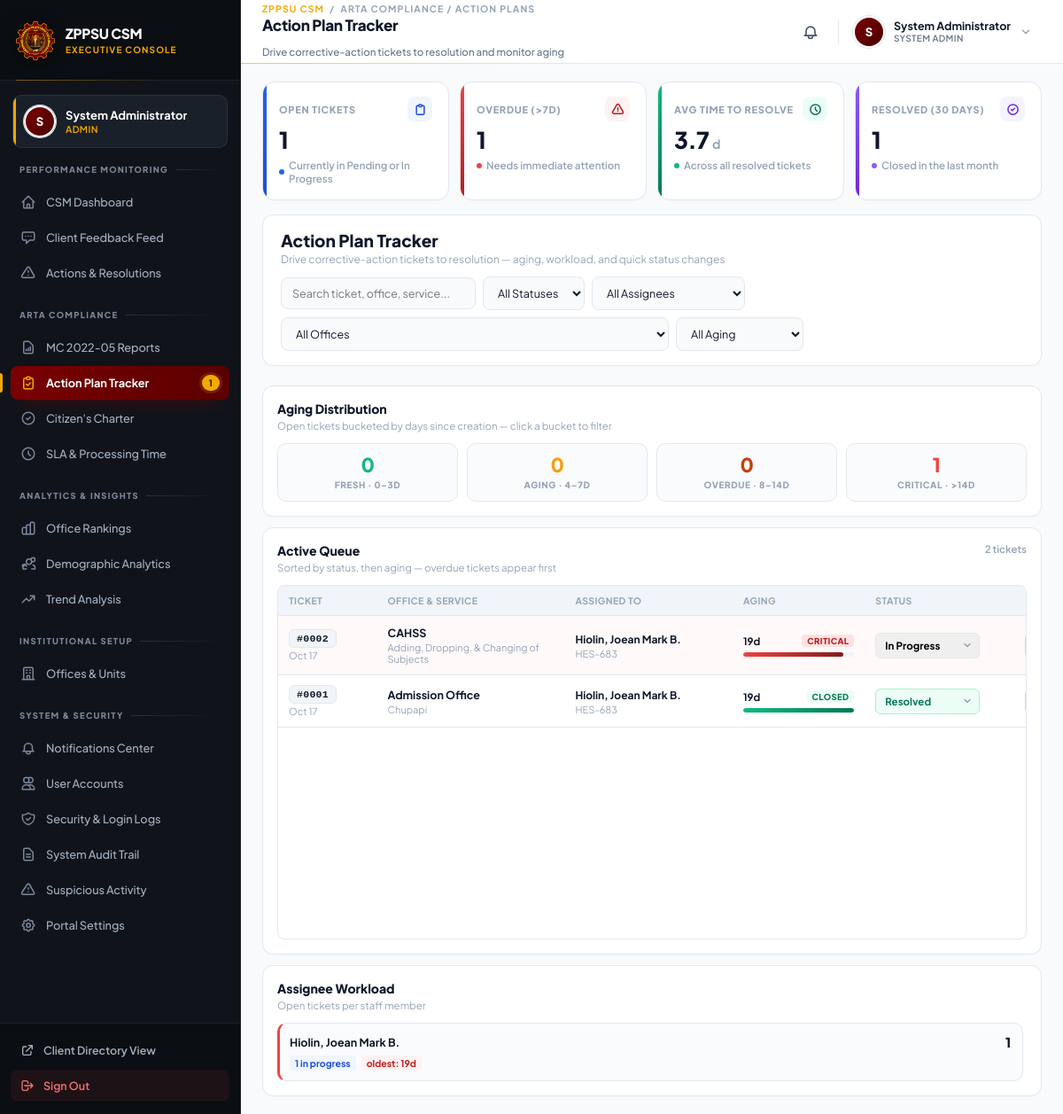
/admin_action_plans.php (signed in), run on the app's committed database.
### tables this page shows
CREATE TABLE `action_plans` (
  `id` int(11) NOT NULL,
  `feedback_id` int(11) NOT NULL COMMENT 'The specific low-rating feedback this addresses',
  `office_id` int(11) NOT NULL,
  `assigned_staff_id` varchar(50) DEFAULT NULL,
  `root_cause_analysis` text NOT NULL,
  `action_taken` text NOT NULL,
  `status` varchar(20) NOT NULL DEFAULT 'Pending',
  `created_at` timestamp NOT NULL DEFAULT current_timestamp(),
  `resolved_at` timestamp NULL DEFAULT NULL,
  `priority` varchar(20) DEFAULT 'Medium',
  `due_date` date DEFAULT NULL,
  `acknowledged_at` timestamp NULL DEFAULT NULL,
  `verified_at` timestamp NULL DEFAULT NULL,
  `verified_by` varchar(50) DEFAULT NULL,
  `resolution_notes` text DEFAULT NULL,
  `updated_at` timestamp NULL DEFAULT current_timestamp() ON UPDATE current_timestamp()
);

CREATE TABLE `offices` (
  `id` int(11) NOT NULL,
  `college_id` int(11) DEFAULT NULL,
  `office_name` varchar(255) NOT NULL,
  `office_description` text DEFAULT NULL,
  `office_type` enum('Academic','Administrative') NOT NULL,
  `created_at` timestamp NOT NULL DEFAULT current_timestamp()
);

CREATE TABLE `arta_feedback` (
  `feedback_id` int(11) NOT NULL,
  `user_id` varchar(50) DEFAULT NULL,
  `office_id` int(11) NOT NULL,
  `service_accessed` varchar(255) NOT NULL COMMENT 'Specific service requested (e.g., Enrollment, COR)',
  `transaction_date` date NOT NULL,
  `service_start_date` date DEFAULT NULL,
  `client_type` enum('Citizen','Business','Government') NOT NULL DEFAULT 'Citizen',
  `age_group` varchar(20) NOT NULL,
  `sex` enum('Male','Female','Prefer not to say') NOT NULL,
  `region` varchar(100) NOT NULL DEFAULT 'Region IX',
  `cc1` tinyint(1) NOT NULL COMMENT '1: Knows CC, 2: Knows CC but didn''t see, 3: Learned CC only now, 4: Doesn''t know CC',
  `cc2` tinyint(1) NOT NULL COMMENT '1: Easy to see, 2: Somewhat easy, 3: Difficult to see, 4: Not visible, 5: N/A',
  `cc3` tinyint(1) NOT NULL COMMENT '1: Helped very much, 2: Somewhat helped, 3: Did not help, 4: N/A',
  `sqd1_responsiveness` tinyint(1) NOT NULL DEFAULT 0,
  `sqd2_reliability` tinyint(1) NOT NULL DEFAULT 0,
  `sqd3_access_facilities` tinyint(1) NOT NULL DEFAULT 0,
  `sqd4_communication` tinyint(1) NOT NULL DEFAULT 0,
  `sqd5_costs` tinyint(1) NOT NULL DEFAULT 0,
  `sqd6_integrity` tinyint(1) NOT NULL DEFAULT 0,
  `sqd7_assurance` tinyint(1) NOT NULL DEFAULT 0,
  `sqd8_outcome` tinyint(1) NOT NULL DEFAULT 0,
  `comments_recommendations` text DEFAULT NULL,
  `is_archived` tinyint(1) DEFAULT 0 COMMENT 'Replaces the history table',
  `submission_timestamp` timestamp NOT NULL DEFAULT current_timestamp()
);

CREATE TABLE `users` (
  `user_id` varchar(50) NOT NULL COMMENT 'Can be Student Number, Employee ID, or Guest Token',
  `full_name` varchar(255) NOT NULL,
  `email` varchar(255) NOT NULL,
  `password` varchar(255) NOT NULL,
  `internal_user_type` enum('student','zppsu_employee','external_client','admin') NOT NULL DEFAULT 'student',
  `office_id` int(11) DEFAULT NULL,
  `client_type` enum('Citizen','Business','Government') NOT NULL DEFAULT 'Citizen',
  `age_group` varchar(20) DEFAULT NULL,
  `sex` enum('Male','Female','Prefer not to say') DEFAULT NULL,
  `region` varchar(100) DEFAULT 'Region IX',
  `created_at` timestamp NOT NULL DEFAULT current_timestamp()
);

### admin_action_plans.php (the view, shortened to what the rows shown need)
<?php
require_once 'db_connection.php';
function aging_bucket(int $d): string {
    return 'critical';
}
function aging_label(string $b): string {
    return match ($b) {
        'fresh'    => 'Fresh',
        'aging'    => 'Aging',
        'overdue'  => 'Overdue',
        'critical' => 'Critical',
        default    => 'Unknown',
    };
}
$where = ["1=1"];
$WHERE_SQL = implode(' AND ', $where);
$plans = [];
$plan_res = $conn->query("
    SELECT
        ap.id, ap.feedback_id, ap.office_id, ap.assigned_staff_id,
        ap.root_cause_analysis, ap.action_taken, ap.status,
        ap.created_at, ap.resolved_at,
        f.service_accessed, f.client_type, f.submission_timestamp,
        o.office_name, o.office_type,
        u.full_name AS staff_name,
        u.internal_user_type AS staff_role,
        DATEDIFF(NOW(), ap.created_at) AS age_days,
        CASE WHEN ap.status = 'Resolved' AND ap.resolved_at IS NOT NULL
             THEN TIMESTAMPDIFF(HOUR, ap.created_at, ap.resolved_at) END AS hours_to_resolve
    FROM action_plans ap
    LEFT JOIN arta_feedback f ON ap.feedback_id = f.feedback_id
    LEFT JOIN offices o       ON ap.office_id   = o.id
    LEFT JOIN users u         ON ap.assigned_staff_id = u.user_id
    WHERE $WHERE_SQL
    ORDER BY
        CASE
            WHEN ap.status = 'Resolved' THEN 3
            WHEN ap.status = 'In Progress' THEN 2
            ELSE 1
        END,
        CASE WHEN ap.status != 'Resolved' THEN 0 ELSE 1 END,
        DATEDIFF(NOW(), ap.created_at) DESC,
        ap.created_at DESC
    LIMIT 400
");
if ($plan_res instanceof mysqli_result) {
    while ($r = $plan_res->fetch_assoc()) $plans[] = $r;
}
?>
<!DOCTYPE html>
<html lang="en">
<head>
</head>
<body>
    <?php
    $sidebar_path = __DIR__ . '/admin_sidebar.php';
    if (file_exists($sidebar_path)) require_once $sidebar_path;
    $header_path = __DIR__ . '/admin_header.php';
    if (file_exists($header_path)) require_once $header_path;
    ?>
    <div class="admin-main-wrap">
        <main class="admin-container">
            <div class="fixed-header-deck">
                <section class="toolbar">
                    <div class="toolbar-title">
                        <h2>Action Plan Tracker</h2>
                    </div>
                </section>
            </div>
            <section class="split-layout">
                <div class="panel-card">
                    <div class="table-scroll-wrap">
                        <table>
                            <thead>
                                <tr>
                                    <th style="width:100px;">Ticket</th>
                                    <th style="width:190px;">Office &amp; Service</th>
                                    <th style="width:170px;">Assigned To</th>
                                    <th style="width:130px;">Aging</th>
                                    <th style="width:140px;">Status</th>
                                    <th style="width:80px; text-align:right;">Actions</th>
                                </tr>
                            </thead>
                            <tbody id="plansBody">
                                <?php if (!empty($plans)): ?>
                                    <?php foreach ($plans as $ap): ?>
                                        <?php
                                            $age_days = (int)$ap['age_days'];
                                            $bucket   = $ap['status'] === 'Resolved' ? null : aging_bucket($age_days);
                                            $is_overdue = in_array($bucket, ['overdue','critical'], true);
                                            $bar_pct = min(100, ($age_days / 21) * 100);
                                            $status_input_val = $ap['status'];
                                        ?>
                                        <tr class="plan-row <?php echo $is_overdue ? 'overdue-row' : ''; ?>"
                                            data-search="<?php echo strtolower(htmlspecialchars(
                                                '#' . $ap['id'] . ' ' . ($ap['office_name'] ?? '') . ' ' .
                                                ($ap['service_accessed'] ?? '') . ' ' . ($ap['staff_name'] ?? '')
                                            )); ?>">
                                            <td>
                                                <span class="ticket-id">#<?php echo str_pad((string)$ap['id'], 4, '0', STR_PAD_LEFT); ?></span>
                                                <small class="muted">
                                                    <?php echo htmlspecialchars(date('M j', strtotime($ap['created_at']))); ?>
                                                </small>
                                            </td>
                                            <td>
                                                <span class="strong"><?php echo htmlspecialchars($ap['office_name'] ?? '—'); ?></span>
                                                <small class="muted"><?php echo htmlspecialchars($ap['service_accessed'] ?? '—'); ?></small>
                                            </td>
                                            <td>
                                                <?php if (!empty($ap['staff_name'])): ?>
                                                    <span class="strong" style="font-size:12px;"><?php echo htmlspecialchars($ap['staff_name']); ?></span>
                                                    <small class="muted"><?php echo htmlspecialchars($ap['assigned_staff_id']); ?></small>
                                                <?php else: ?>
                                                    <span style="font-size:11px; color:var(--text-muted); font-style:italic;">Unassigned</span>
                                                <?php endif; ?>
                                            </td>
                                            <td>
                                                <div class="aging-cell">
                                                    <div class="aging-days">
                                                        <span><?php echo $age_days; ?>d</span>
                                                        <?php if ($bucket !== null): ?>
                                                            <span class="aging-tag <?php echo $bucket; ?>"><?php echo aging_label($bucket); ?></span>
                                                        <?php else: ?>
                                                            <span class="aging-tag fresh">Closed</span>
                                                        <?php endif; ?>
                                                    </div>
                                                    <div class="aging-bar">
                                                        <div class="aging-bar-fill <?php echo $bucket ?? 'fresh'; ?>"
                                                             style="width: <?php echo $bucket === null ? 100 : max(4, $bar_pct); ?>%;"></div>
                                                    </div>
                                                </div>
                                            </td>
                                            <td>
                                                <form method="POST" action="admin_action_plans.php" style="display:inline;">
                                                    <select name="status" class="status-inline status-<?php echo htmlspecialchars($status_input_val); ?>"
                                                            onchange="this.form.submit()">
                                                        <option value="In Progress" <?php echo $ap['status'] === 'In Progress' ? 'selected' : ''; ?>>In Progress</option>
                                                        <option value="Resolved"    <?php echo $ap['status'] === 'Resolved'    ? 'selected' : ''; ?>>Resolved</option>
                                                    </select>
                                                </form>
                                            </td>
                                            <td style="text-align: right;">
                                                <div class="action-btns">
                                                    <button type="button" class="btn-icon btn-icon-edit"
                                                            title="Edit details"
                                                            onclick='openEditModal(<?php echo htmlspecialchars(json_encode([
                                                                "id" => (int)$ap["id"],
                                                                "feedback_id" => (int)$ap["feedback_id"],
                                                                "office_name" => $ap["office_name"] ?? "",
                                                                "service_accessed" => $ap["service_accessed"] ?? "",
                                                                "assigned_staff_id" => $ap["assigned_staff_id"] ?? "",
                                                                "root_cause_analysis" => $ap["root_cause_analysis"] ?? "",
                                                                "action_taken" => $ap["action_taken"] ?? "",
                                                                "status" => $ap["status"],
                                                            ], JSON_HEX_TAG | JSON_HEX_APOS | JSON_HEX_QUOT | JSON_HEX_AMP), ENT_QUOTES, "UTF-8"); ?>)'>
                                                    </button>
                                                </div>
                                            </td>
                                        </tr>
                                    <?php endforeach; ?>
                                <?php endif; ?>
                            </tbody>
                        </table>
                    </div>
                </div>
            </section>
        </main>
    </div>
</body>
</html>

### data on the page
action_plans: id "0002", created_at "Oct 17", office.office_name "CAHSS", feedback.service_accessed "Adding, Dropping, & Changing of Subjects", assigned_staff.full_name "Hiolin, Joean Mark B.", assigned_staff "HES-683", age_days "19", bucket "CRITICAL", status "In Progress"
action_plans: id "0001", created_at "Oct 17", office.office_name "Admission Office", feedback.service_accessed "Chupapi", assigned_staff.full_name "Hiolin, Joean Mark B.", assigned_staff "HES-683", age_days "19", shows "CLOSED", status "Resolved"

### other printed values
$admin_initial "S"
$admin_display_name "System Administrator"
$admin_role "ADMIN"
$pending_action_plans "1"
$page_crumb "ARTA COMPLIANCE / ACTION PLANS"
$page_title "Action Plan Tracker"
$page_subtitle "Drive corrective-action tickets to resolution and monitor aging"
$admin_role "SYSTEM ADMIN"
$stats['open'] "1"
AGE_AGING_MAX "7"
$stats['overdue'] "1"
$stats['avg_resolve_days'] "3.7"
$stats['resolved_30d'] "1"
$aging_buckets['fresh'] "0"
AGE_FRESH_MAX "3"
